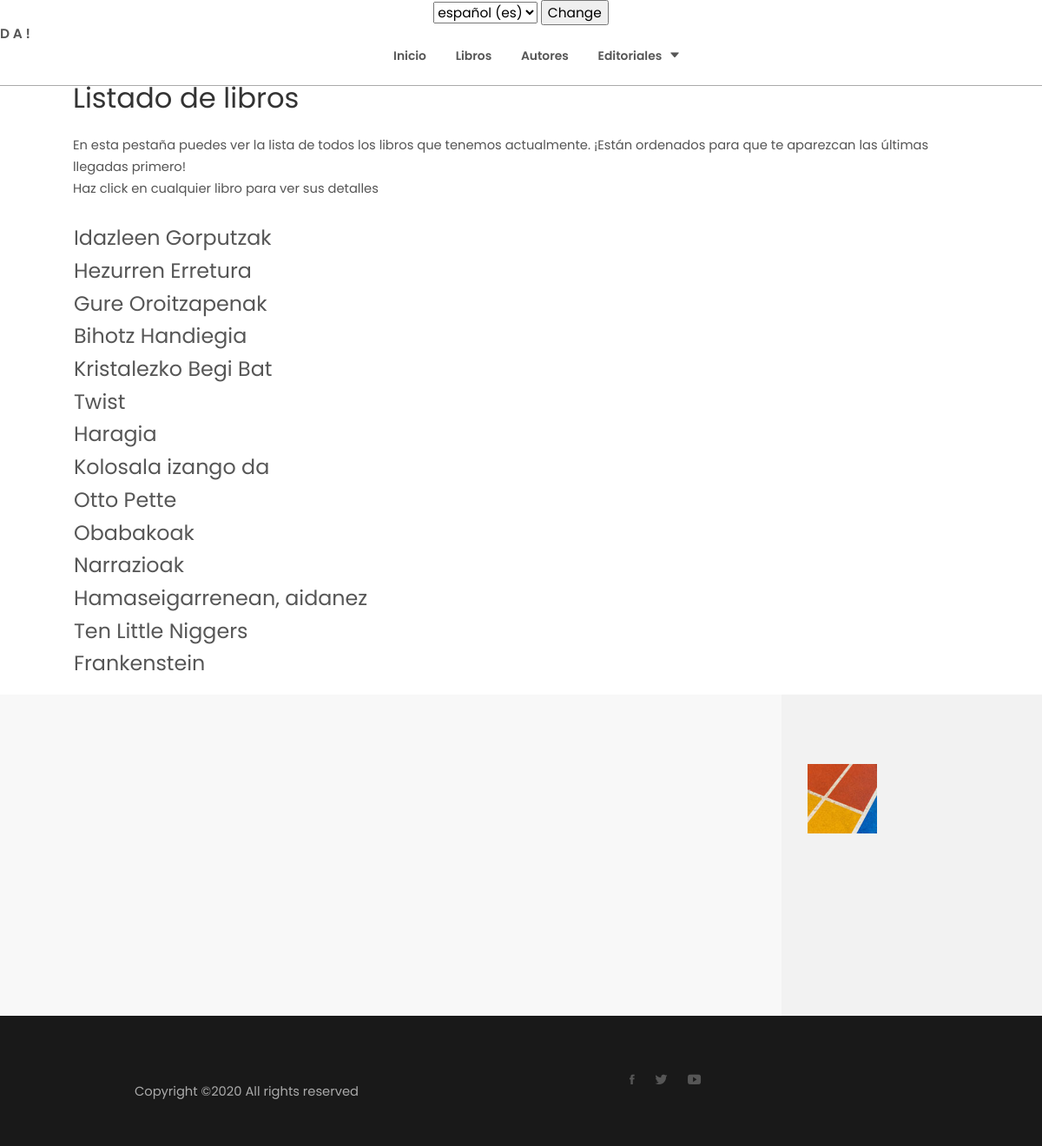
The app's page /libros/ with its own data.
### appBookStore/models.py (models this page shows, shortened)
class Libro(models.Model):
   titulo = models.CharField(max_length=50)
   num_paginas = models.IntegerField()
   genero = models.CharField(max_length=50)
   portada = models.ImageField(upload_to='img',blank=True,null=True,verbose_name='Image')
   anyo = models.IntegerField()
   edicion = models.IntegerField()
   idioma = models.CharField(max_length=50)
   cod_editorial = models.ForeignKey(Editorial, on_delete=models.CASCADE)
   autores = models.ManyToManyField(Autor)

### appBookStore/views.py (the view)
# urls.py: path('libros/', views.listaLibros, name='listaLibros'),
def listaLibros(request):
	libros = get_list_or_404(Libro.objects.order_by('-anyo'))
	context = {'libros': libros}
	return render(request, 'listaLibros.html', context)

### appBookStore/templates/listaLibros.html (shortened to what this page needs)
{% extends 'base.html' %}
{% block titulo %}
{% load i18n %}
<form action= "{% url 'set_language' %}" method="post"> {% csrf_token %}
        <select name = "language">
            {% get_current_language as LANGUAGE_CODE %}
            {% get_available_languages as LANGUAGES %}
            {% get_language_info_list for LANGUAGES as languages%}
            {% for language in languages%}
                <option value="{{language.code}}" {% if language.code == LANGUAGE_CODE %} selected {%endif%}>
                    {{ language.name_local }} ({{ language.code }})
                </option>
            {% endfor%}
        </select>
        <input type="submit" value="Change" />
    </form>
<a class="logo" href="/">D A !</a>
        <ul class="main-menu" id="main-menu">
            <li><a href="/">{% trans "Inicio" %}</a></li>
            <li><a href="/libros">{% trans "Libros" %}</a></li>
            <li><a href="/autores">{% trans "Autores" %}</a></li>
            <li class="drop-down"><a href="/editoriales">{% trans "Editoriales" %}<i class="ion-arrow-down-b"></i></a>
            </li>
        </ul>
        {% endblock %}
{% block contenido %}
{% load i18n %}
<h2>{% trans "Listado de libros" %}</h2>
<p><br></p>
<p>{% trans "En esta pestaña puedes ver la lista de todos los libros que tenemos actualmente. ¡Están ordenados para que te aparezcan las últimas llegadas primero!" %}</p>
<p>{% trans "Haz click en cualquier libro para ver sus detalles" %}</p>
<p><br></p>
{% if libros %}
    <table>
        {% for l in libros %}
        <tr>
            <td><h3><a href="{% url 'detailLibros' l.id %}">{{l.titulo}}</a></h3></td>
        </tr>
        {% endfor %}
    </table>
{% else %}
<p>{% trans "No hay ningun libro en la tienda. ¡Atentos a nuevas llegadas!" %}</p>
{% endif %}
{% endblock %}

### records on screen
Libro: titulo "Idazleen Gorputzak"
Libro: titulo "Hezurren Erretura"
Libro: titulo "Gure Oroitzapenak"
Libro: titulo "Bihotz Handiegia"
Libro: titulo "Kristalezko Begi Bat"
Libro: titulo "Twist"
Libro: titulo "Haragia"
Libro: titulo "Kolosala izango da"
Libro: titulo "Otto Pette"
Libro: titulo "Obabakoak"
Libro: titulo "Narrazioak"
Libro: titulo "Hamaseigarrenean, aidanez"
Libro: titulo "Ten Little Niggers"
Libro: titulo "Frankenstein"

### other values on screen
form field language "español (es)"
